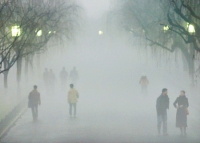
%> input picture 去雾_final/code/图片/canon.jpg, 200 x 143 px
$ octave clearFrog.m   (GNU Octave 9; MATLAB toolbox functions it lacks are replaced by stand-ins)
%> lines starting %> are read from the running program, lines starting %| are printed output that depends on the picture
I = imread('canon.jpg');
%> I is the input picture: size 143x200x3 uint8; mean R, G, B 162.1, 171.1, 167.8
sigma = 250;
R = I(:, :, 1);
[N1, M1] = size(R);
%> N1 = 143; M1 = 200
F = fspecial('gaussian', [N1,M1], sigma);
Efft = fft2(double(F));


R = I(:, :, 1);
R0 = double(R);
Rlog = log(R0+1);
Rfft2 = fft2(R0);

DR0 = Rfft2.* Efft;
DR = ifft2(DR0);

DRlog = log(DR +1);
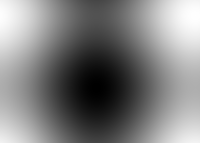
%> DRlog: size 143x200 double; min 5.09, max 5.1, mean 5.09; drawn with min black and max white
Rr = Rlog - DRlog;
EXPRr = exp(Rr);
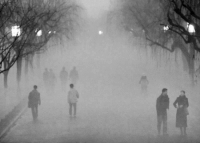
%> EXPRr: size 143x200 double; min 0.336, max 1.57, mean 1; drawn with min black and max white
MIN = min(min(EXPRr));
%> MIN = 0.336
MAX = max(max(EXPRr));
%> MAX = 1.57
EXPRr = (EXPRr - MIN)/(MAX - MIN);
EXPRr = adapthisteq(EXPRr);

G = I(:, :, 2);

G0 = double(G);
Glog = log(G0+1);
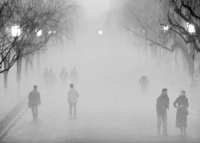
%> Glog: size 143x200 double; min 4.26, max 5.55, mean 5.13; drawn with min black and max white
Gfft2 = fft2(G0);

DG0 = Gfft2.* Efft;
DG = ifft2(DG0);

DGlog = log(DG +1);
Gg = Glog - DGlog;
EXPGg = exp(Gg);
MIN = min(min(EXPGg));
%> MIN = 0.411
MAX = max(max(EXPGg));
%> MAX = 1.49
EXPGg = (EXPGg - MIN)/(MAX - MIN);
EXPGg = adapthisteq(EXPGg);
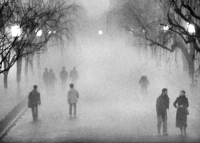
%> EXPGg: size 143x200 double; min 0, max 1, mean 0.602

B = I(:, :, 3);

B0 = double(B);
Blog = log(B0+1);
Bfft2 = fft2(B0);

DB0 = Bfft2.* Efft;
DB = ifft2(DB0);

DBlog = log(DB+1);
Bb = Blog - DBlog;
EXPBb = exp(Bb);
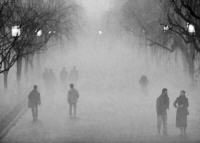
%> EXPBb: size 143x200 double; min 0.384, max 1.48, mean 1; drawn with min black and max white
MIN = min(min(EXPBb));
%> MIN = 0.384
MAX = max(max(EXPBb));
%> MAX = 1.48
EXPBb = (EXPBb - MIN)/(MAX - MIN);
EXPBb = adapthisteq(EXPBb);
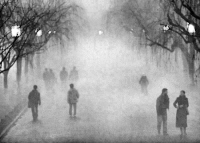
%> EXPBb: size 143x200 double; min 0, max 1, mean 0.608

result = cat(3, EXPRr, EXPGg, EXPBb);
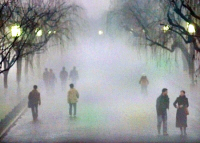
%> result: size 143x200x3 double; mean R, G, B 0.592, 0.602, 0.608
figure
subplot(1,2,1), imshow(I);
subplot(1,2,2), imshow(result);

$ run again, with 去雾_final/code/图片/land.jpg copied over 去雾_final/code/图片/canon.jpg
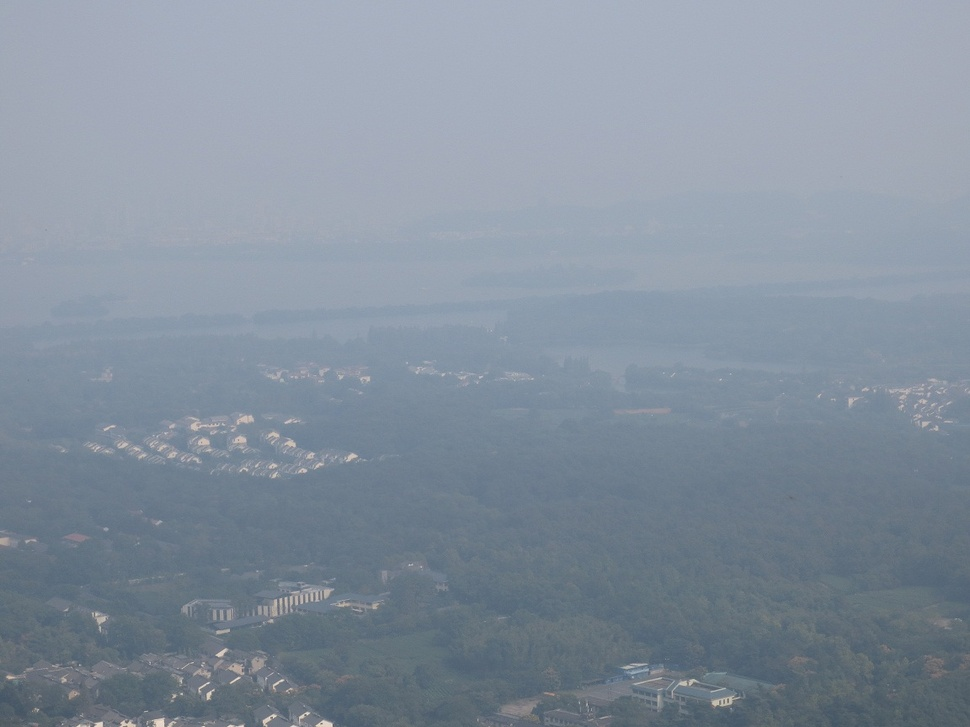
%> input picture 去雾_final/code/图片/land.jpg, 970 x 727 px, shrunk from 1152 x 864 before the run
%> I is the input picture: size 727x970x3 uint8; mean R, G, B 132.3, 144.4, 158
%> `MIN = min(min(EXPRr));`: MIN = 0.5
%> `MAX = max(max(EXPRr));`: MAX = 1.8
%> `MIN = min(min(EXPGg));`: MIN = 0.55
%> `MAX = max(max(EXPGg));`: MAX = 1.58
%> `EXPBb = exp(Bb);`:
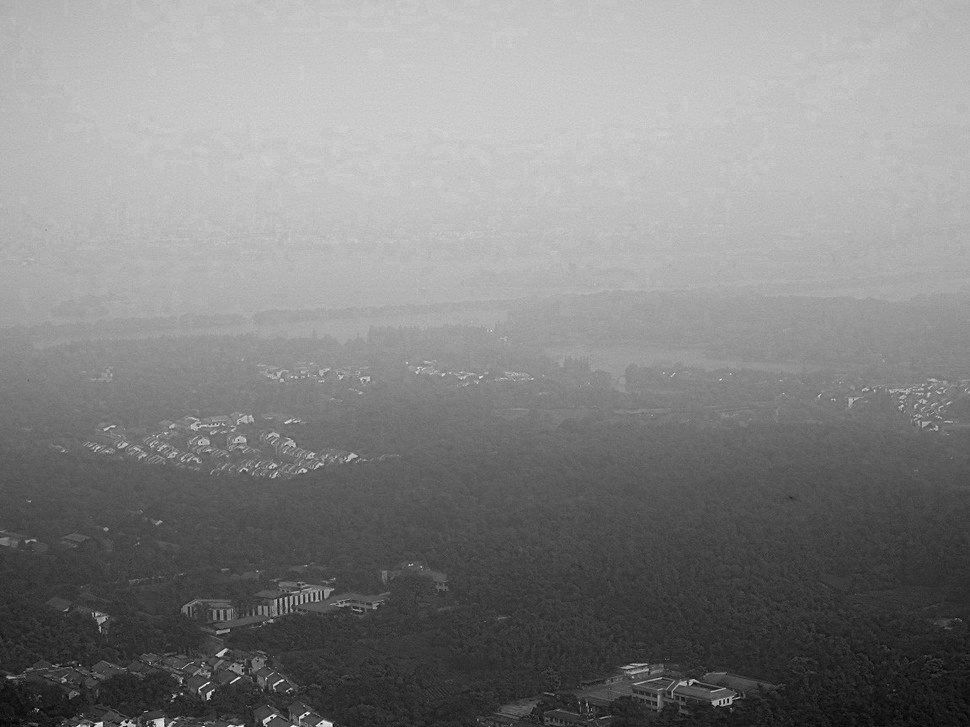
%> EXPBb: size 727x970 double; min 0.564, max 1.41, mean 1; drawn with min black and max white
%> `MIN = min(min(EXPBb));`: MIN = 0.564
%> `MAX = max(max(EXPBb));`: MAX = 1.41
%> `result = cat(3, EXPRr, EXPGg, EXPBb);`:
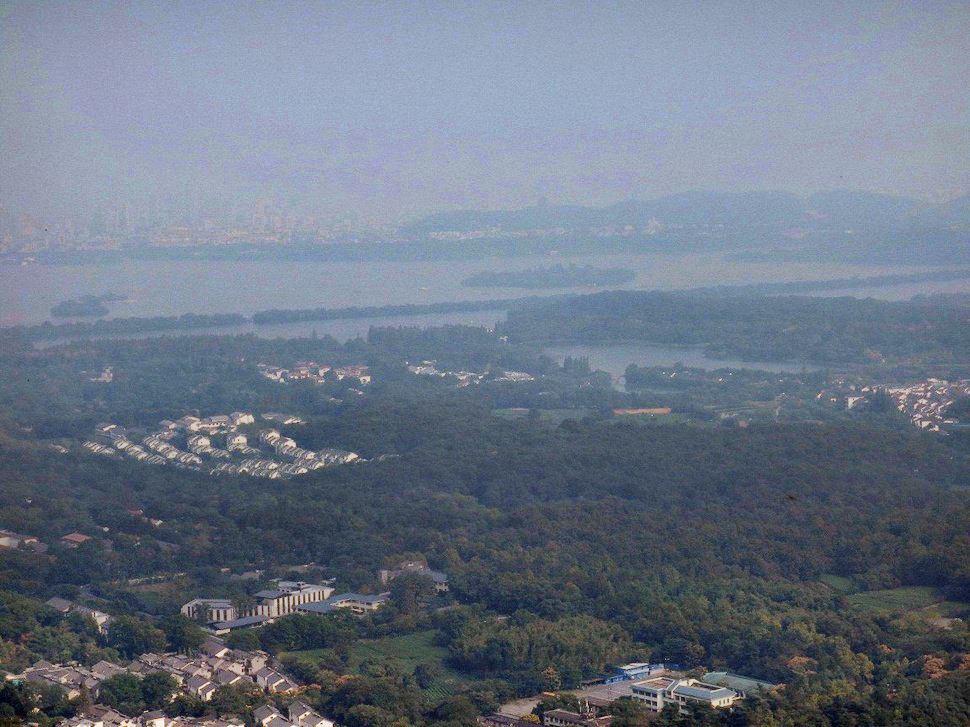
%> result: size 727x970x3 double; mean R, G, B 0.425, 0.467, 0.528
